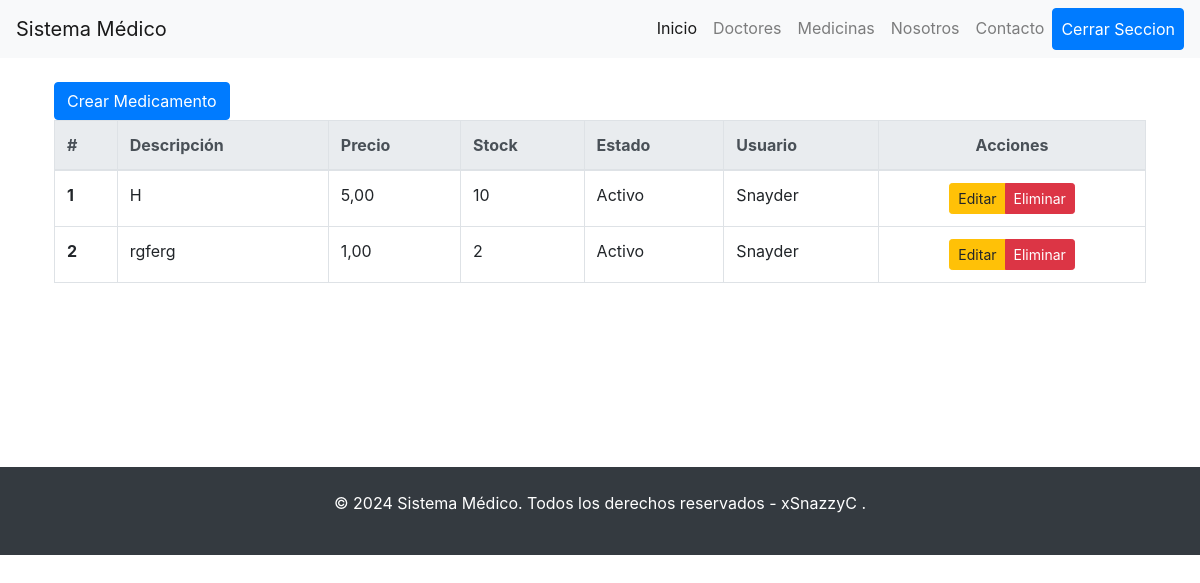
/medicines/medicament_list/ (signed in), run on an earlier commit of the app's database.
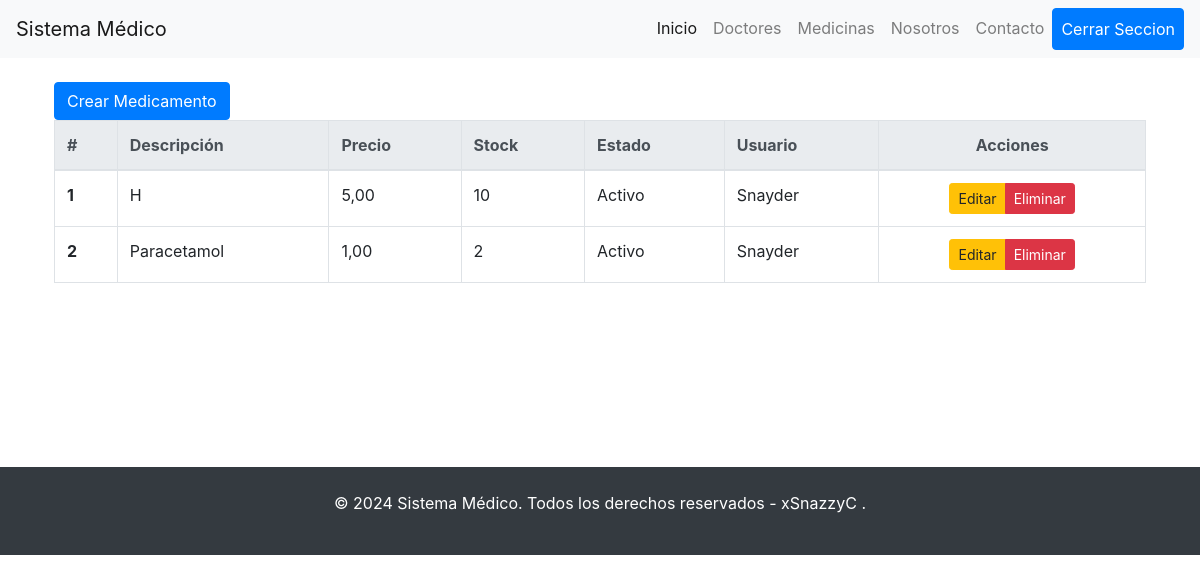
And on a later commit of the database.
### aplication/medicines/models.py (models this page shows, shortened)
class Medications(models.Model):
    description = models.TextField()
    price = models.DecimalField(max_digits=10, decimal_places=2)
    stock = models.PositiveIntegerField()
    is_active = models.BooleanField(default=True)
    user = models.ForeignKey(User, on_delete=models.CASCADE)

### aplication/medicines/views.py (the view)
# urls.py: path('medicament_list/', views.medicament_ListView.as_view(),name="medicament_list"),
class medicament_ListView(LoginRequiredMixin, ListView):
    model = Medications
    template_name = 'medicines/list_medicament.html'
    context_object_name = 'medicament_list'
    def get_queryset(self):
        if self.request.user.is_authenticated:  # Comprueba si el usuario está autenticado
            return Medications.objects.filter(user=self.request.user)
        else:
            return Medications.objects.none()
    def get_context_data(self, **kwargs):
        context = super().get_context_data(**kwargs)
        context['title'] = 'Medical'
        context['title1'] = 'Sistema Medico Online'
        context['current_user'] = self.request.user
        return context

### template/medicines/list_medicament.html
{% extends 'base.html' %}
{% block content %}
<a href="{% url 'medicines:medicament_create' %}" class="btn btn-primary">Crear Medicamento</a>
<table class="table table-hover table-bordered">
    <thead class="thead-light">
        <tr>
            <th scope="col">#</th>
            <th scope="col">Descripción</th>
            <th scope="col">Precio</th>
            <th scope="col">Stock</th>
            <th scope="col">Estado</th>
            <th scope="col">Usuario</th>
            <th scope="col" class="text-center">Acciones</th>
        </tr>
    </thead>
    <tbody>
        {% for medication in medicament_list %}
        <tr>
            <th scope="row">{{ forloop.counter }}</th>
            <td>{{ medication.description }}</td>
            <td>{{ medication.price }}</td>
            <td>{{ medication.stock }}</td>
            <td>{{ medication.is_active|yesno:"Activo,Inactivo" }}</td>
            <td>{{ medication.user.username }}</td>
            <td class="text-center">
                <div class="btn-group" role="group" aria-label="Acciones">
                    <a href="{% url 'medicines:medicament_update' medication.id %}" class="btn btn-warning btn-sm">Editar</a>
                    <a href="{% url 'medicines:medicament_delete' medication.id %}" class="btn btn-danger btn-sm">Eliminar</a>
                </div>
            </td>
        </tr>
        {% empty %}
        <tr>
            <td colspan="7" class="text-center">No hay medicamentos disponibles</td>
        </tr>
        {% endfor %}
    </tbody>
</table>
{% endblock %}

What changed in the data, as far as the page shows it:
changed Medications: description "rgferg" → "Paracetamol"
